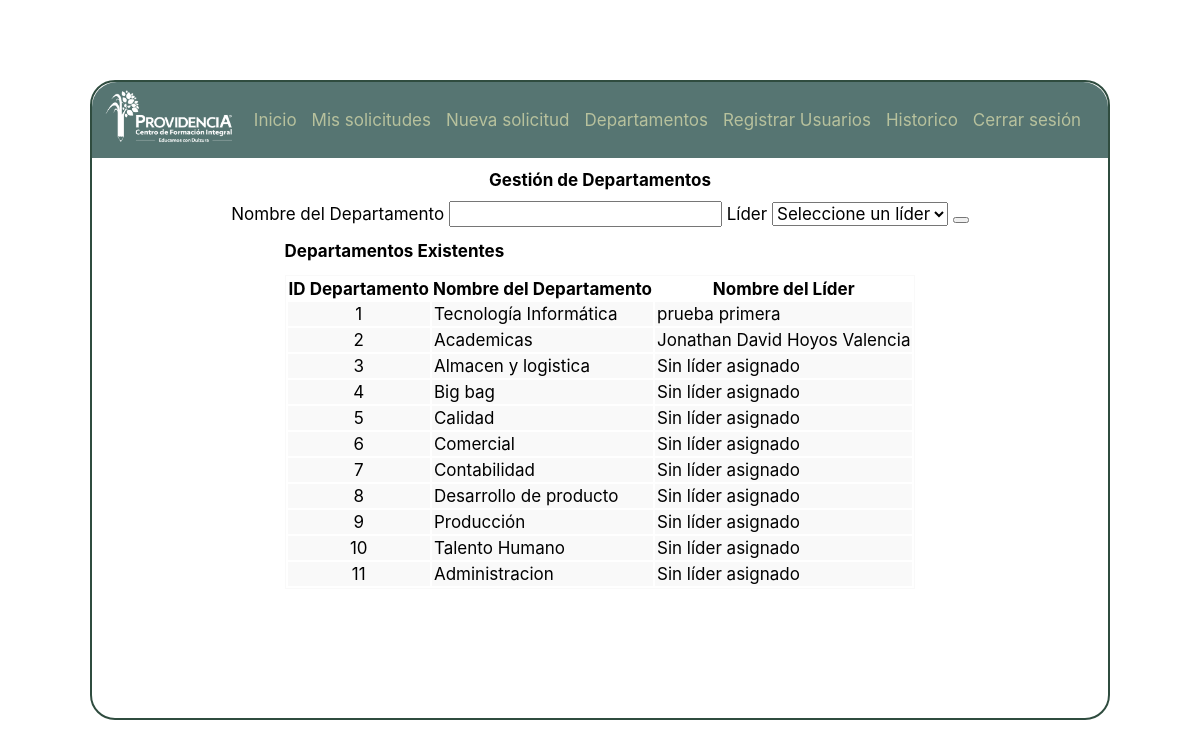
The app's page /app/views/departamentos.php (signed in) with its own data.
### tables this page shows
CREATE TABLE `departamentos` (
  `id_departamento` int(11) NOT NULL,
  `nombre_departamento` varchar(100) NOT NULL,
  `id_lider` int(11) DEFAULT NULL
);

CREATE TABLE `usuarios` (
  `id_usuario` int(11) NOT NULL,
  `cedula` int(16) NOT NULL,
  `nombres` varchar(50) NOT NULL,
  `apellidos` varchar(50) NOT NULL,
  `usuario` varchar(128) NOT NULL,
  `contrasena` varchar(128) NOT NULL,
  `correo` varchar(64) NOT NULL,
  `id_departamento` int(11) DEFAULT NULL,
  `rol` enum('solicitante','lider_aprobador','administrador','seguridad','sistem_admin') NOT NULL,
  `estado` enum('activo','inactivo','suspendido') DEFAULT 'activo'
);

### conexion.php (called while the page is built, shortened)
<?php
class ConectService {
    static public function conectar()
    {
             $rutaServidor = "localhost";
             $puerto = "3306";
             $usuario = "root";
             $contrasena = "";
             $BD = "solicitud_permisos";
        $base_de_datos = null;
        try {
            $base_de_datos = new PDO("mysql:host=$rutaServidor;port=$puerto;dbname=$BD", $usuario, $contrasena);
            $base_de_datos->setAttribute(PDO::ATTR_ERRMODE, PDO::ERRMODE_EXCEPTION);
        } catch (PDOException $e) {
            throw new Exception("Error al conectar a la base de datos: " . $e->getMessage());
        }
        return  $base_de_datos;
    }
}
?>

### app/controller/departamentoController.php (called while the page is built, shortened)
<?php
require_once '../models/departamentosmodel.php';
class departamentoControler {
    private $departamentomodel;
    public function __construct() {
        $this->departamentomodel = new departamentomodel();
    }
    public function listarDepartamentos() {
        $departamentos = $this->departamentomodel->getDepartamentos();
        if($departamentos){
            return $departamentos;
        }else{
            return 'No se encontraron departamentos establecidos';
        }
    }
}
?>

### app/models/departamentosModel.php (called while the page is built, shortened)
<?php
require_once __DIR__ . '/../../conexion.php';
class DepartamentoModel {
    private $db;
    public function __construct()
    {
        $this->db = ConectService::conectar();
    }
    public function getDepartamentos() {
        try {
            $query = "SELECT d.id_departamento, d.nombre_departamento, d.id_lider , u.nombres AS lider_nombre,u.apellidos AS lider_apellido
                  FROM departamentos d
                  LEFT JOIN usuarios u ON d.id_lider = u.id_usuario";
            $stmt = $this->db->prepare($query);
            $stmt->execute();
            $result = $stmt->fetchAll(PDO::FETCH_ASSOC);
            return $result;
        } catch (PDOException $e) {
            error_log("Error en getDepartamentos: " . $e->getMessage());
            return false;
        }
    }
}
?>

### app/views/departamentos.php (the view, shortened to what this page needs)
<?php
include_once '../controller/departamentoController.php';
$departamentocontroler = new departamentoControler();
$departamentos = $departamentocontroler->listarDepartamentos();
?>
<!DOCTYPE html>
<html lang="es">
<head>
    <link rel="stylesheet" href="../assets/css/style.css">
</head>
<body>
    <main>
        <section id="navigation">
                <nav>
                <figure style="margin:0; padding:0; width:150px;">
                    <a href="dashboard.php"><img src="/solicitud_de_permisos_laborales/app/assets/img/logocfipblanco.png" style="width: 100%;" alt=""></a>
                </figure>
                <ul id="menu">
            <?php if ($_SESSION['rol'] == "lider_aprobador" || $_SESSION['rol'] == "administrador" || $_SESSION['rol'] == "TI"){
                echo '<li><a href="dashboard.php">Inicio</a></li>';
            }
            ?>
            <li><a href="solicitudes.php">Mis solicitudes</a></li>
            <li><a href="solicitud_de_permisos.php">Nueva solicitud</a></li>
            <?php if ($_SESSION['rol'] == 'administrador' || $_SESSION['rol'] == "TI"){
                    echo '<li><a href="departamentos.php">Departamentos</a></li>';
                    echo '<li><a href="register.php"> Registrar Usuarios</a></li>';
                    echo '<li><a href="historico.php"> Historico </a></li>';
                }
            ?>
            <li><a href="/solicitud_de_permisos_laborales/cierre_de_sesion.php" id="btn_salir">Cerrar sesión</a></li>
        </ul>
            </nav>
        </section>
        <h1>Gestión de Departamentos</h1>
    <section id="crear_departamento">
        <form action="" method="POST">
            <label for="nombre_departamento">Nombre del Departamento</label>
            <input type="text" id="nombre_departamento" name="nombre_departamento" required>
            <label for="id_lider">Líder</label>
            <select id="id_lider" name="id_lider">
                <option value="">Seleccione un líder</option>
            </select>
            <button type="submit"></button>
        </form>
    </section>
         <section id="tabla_departamentos">
         <h2>Departamentos Existentes</h2>
        <table style="border: solid 1px var(--blanco);" class="tabla-departamentos">
            <thead>
                <tr>
                    <th>ID Departamento</th>
                    <th>Nombre del Departamento</th>
                    <th>Nombre del Líder</th>
                </tr>
            </thead>
            <tbody style="background-color: var(--blanco);">
                <?php if (($departamentos)): ?>
                    <?php foreach ($departamentos as $departamento): ?>
                        <tr >
                            <td style="border:solid 1px var(--blanco); text-align: center;"><?php echo htmlspecialchars($departamento['id_departamento']); ?></td>
                            <td style="border:solid 1px var(--blanco); "><?php echo htmlspecialchars($departamento['nombre_departamento']); ?></td>
                            <td style="border:solid 1px var(--blanco); ">
                                <?php
                                echo htmlspecialchars(!empty($departamento['lider_nombre'] . $departamento['lider_apellido']) ? $departamento['lider_nombre'] .' '. $departamento['lider_apellido'] : 'Sin líder asignado');
                                ?>
                            </td>
                        </tr>
                    <?php endforeach; ?>
                <?php else: ?>
                    <tr>
                        <td colspan="3">No hay departamentos disponibles.</td>
                    </tr>
                <?php endif; ?>
            </tbody>
        </table>
         </section>
    </main>
</body>
</html>

### app/assets/css/style.css (style rules this page uses)
* { box-sizing: border-box; transition: all 0.3s ease-in-out; font-size: 17px; font-family: "Inter"; }
:root { --verde-corporativo: #72BE44; --verde-claro: #B7C19D; --azul-verde: #567572; --blanco: #F9F9F9; --verde-opaco: #2F4C3F; --veich:#E8D9cE; --gris-fondo: #ACB0AE; }
body, html { margin: 0; padding: 0; height: 100%; font-family: Arial, sans-serif; background: url(/solicitud_de_permisos_laborales/app/assets/img/loginBackground.jpg)center center /cover no-repeat ; }
#navigation { position: relative; display: flex; justify-content: space-between; width: 100%; background-color:var(--azul-verde); border-radius: 25px 25px 0 0; }
nav { position: relative; padding: 8px; width: 100%; display: flex; justify-content: space-between; }
nav ul li a { display: inline-flex; text-decoration: none; list-style-type: none; padding: 0; color: var(--verde-claro); }
nav ul li { display: inline; margin-right: 15px; }
main { position: absolute; top: 50%; left: 50%; transform: translate(-50% , -50%); margin: auto; background-color: rgba(255, 255, 255, 0.6); border-radius: 25px; border: solid 2px var(--verde-opaco); width: 85%; height: 80%; padding: 0px; display: flex; flex-direction: column; align-items: center; }
#menu { margin: 0 auto; padding: 0; display: flex; align-items: center; }

### records on screen
departamentos: id_departamento "1", nombre_departamento "Tecnología Informática", id_lider.apellidos "prueba primera"
departamentos: id_departamento "2", nombre_departamento "Academicas", id_lider.apellidos "Jonathan David Hoyos Valencia"
departamentos: id_departamento "3", nombre_departamento "Almacen y logistica", lider_apellido "Sin líder asignado"
departamentos: id_departamento "4", nombre_departamento "Big bag", lider_apellido "Sin líder asignado"
departamentos: id_departamento "5", nombre_departamento "Calidad", lider_apellido "Sin líder asignado"
departamentos: id_departamento "6", nombre_departamento "Comercial", lider_apellido "Sin líder asignado"
departamentos: id_departamento "7", nombre_departamento "Contabilidad", lider_apellido "Sin líder asignado"
departamentos: id_departamento "8", nombre_departamento "Desarrollo de producto", lider_apellido "Sin líder asignado"
departamentos: id_departamento "9", nombre_departamento "Producción", lider_apellido "Sin líder asignado"
departamentos: id_departamento "10", nombre_departamento "Talento Humano", lider_apellido "Sin líder asignado"
departamentos: id_departamento "11", nombre_departamento "Administracion", lider_apellido "Sin líder asignado"
